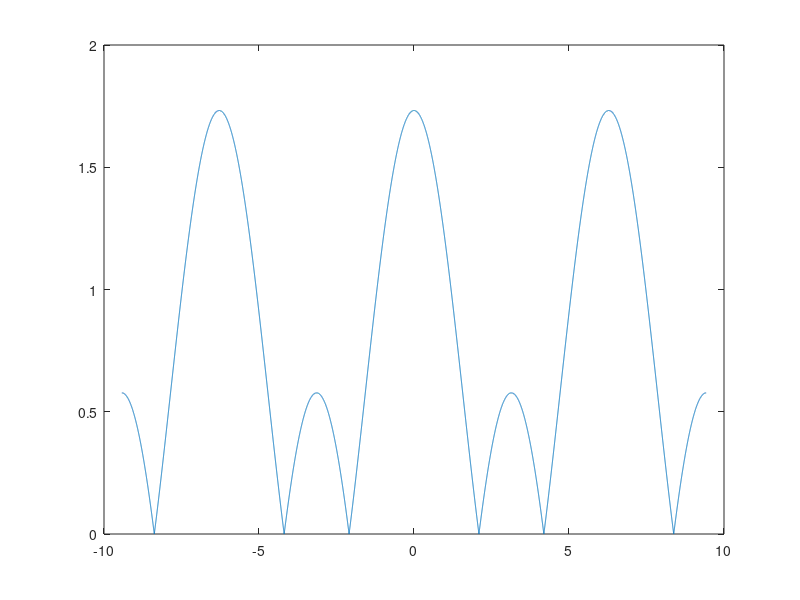
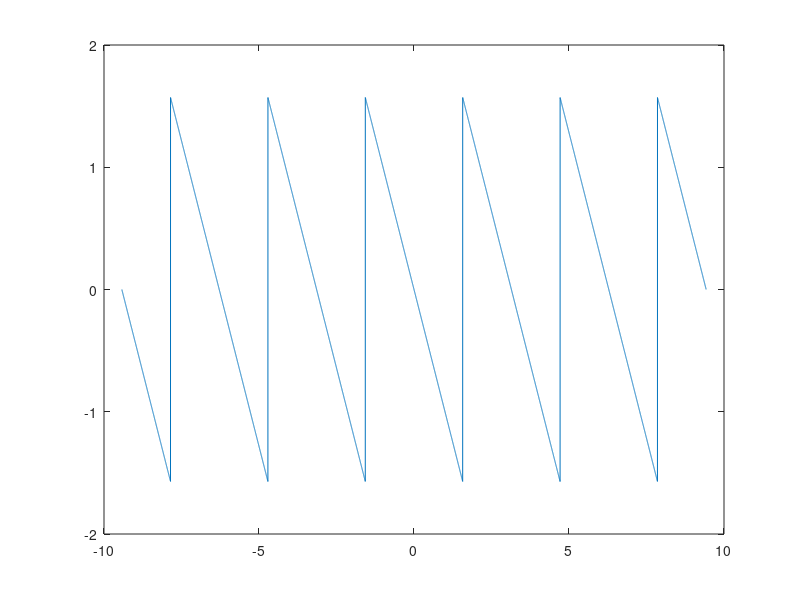

Here is the MATLAB script that generated these plots, in order:
close all
clear all

n=3; % numero de periodes
limit=n*pi;
omega=-limit:0.001:limit;
h=sqrt(1/3*(3+2*(2.*cos(omega)+cos(2*omega))));
f=atan(-(sin(omega)+sin(2.*omega))./(1+cos(omega)+cos(2.*omega)));
plot(omega,h),figure
plot(omega,f)